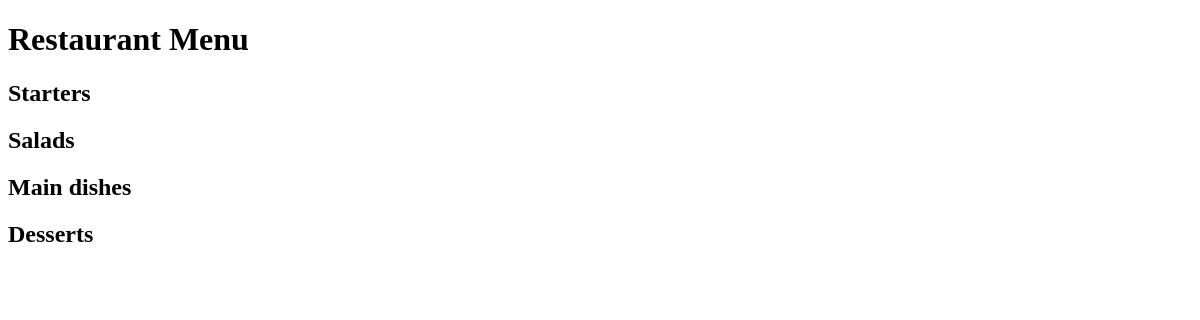
The app's page /, older data.
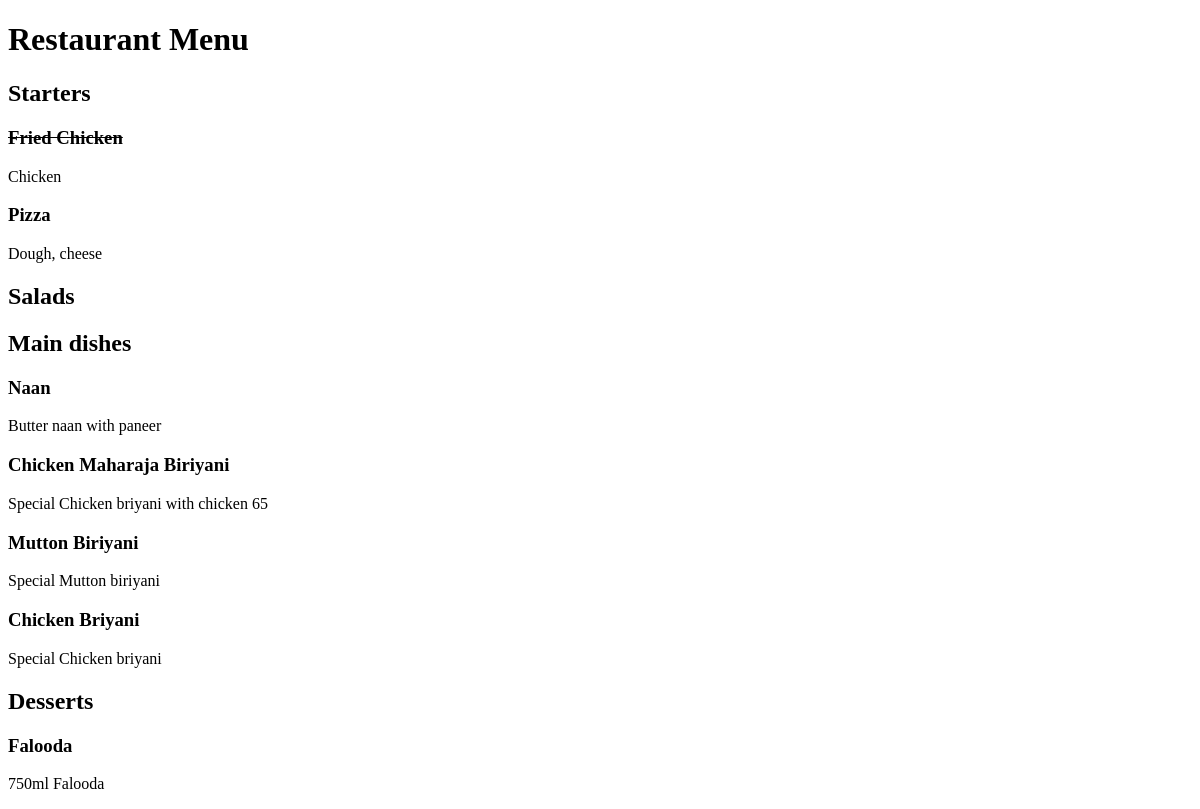
The same page, newer data.
### restaurant_menu/models.py (models this page shows, shortened)
class Item(models.Model):
    meal = models.CharField(max_length=1000, unique=True)
    description = models.CharField(max_length=2000)
    price = models.DecimalField(max_digits=10, decimal_places=2)
    categories = models.CharField(max_length=100 ,choices=MEAL_TYPES)
    author = models.ForeignKey(User, on_delete=models.PROTECT)
    status = models.IntegerField(choices=STATUS, default=0)
    date_created = models.DateTimeField(auto_now_add=True)
    date_updated = models.DateTimeField(auto_now=True)

### restaurant_menu/views.py (the view)
# urls.py: path('', views.MenuList.as_view(), name='home'),
class MenuList(generic.ListView):
    queryset = Item.objects.order_by("-date_created")
    template_name = "index.html"
    def get_context_data(self, *, object_list=None, **kwargs):
        context = super().get_context_data(**kwargs)
        context["meals"] = MEAL_TYPES
        return context

### restaurant_menu/templates/index.html (shortened to what this page needs)
<!DOCTYPE html>
<html lang="en">
<head>
</head>
<body>
    <h1>Restaurant Menu</h1>
        {% for meal in meals %}
            <h2>{{ meal.1 }}</h2>
                {% for m in object_list %}
                {% if m.categories == meal.0 %}
                    {% if m.status == 0  %}
                        <h3><del>{{ m.meal }}</del></h3>
                        <p>{{ m.description }}</p>
                    {% else %}
                        <h3>{{ m.meal }}</h3>
                        <p>{{ m.description }}</p>
                    {% endif %}
                {% endif %}
                {% endfor %}
        {% endfor %}
</body>
</html>

Row changes from the older to the newer data that the page shows:
added Item: meal "Fried Chicken", description "Chicken", shown under "Starters"
added Item: meal "Pizza", description "Dough, cheese", shown under "Starters"
added Item: meal "Naan", description "Butter naan with paneer", shown under "Main dishes"
added Item: meal "Chicken Maharaja Biriyani", description "Special Chicken briyani with chicken 65", shown under "Main dishes"
added Item: meal "Mutton Biriyani", description "Special Mutton biriyani", shown under "Main dishes"
added Item: meal "Chicken Briyani", description "Special Chicken briyani", shown under "Main dishes"
added Item: meal "Falooda", description "750ml Falooda", shown under "Desserts"
